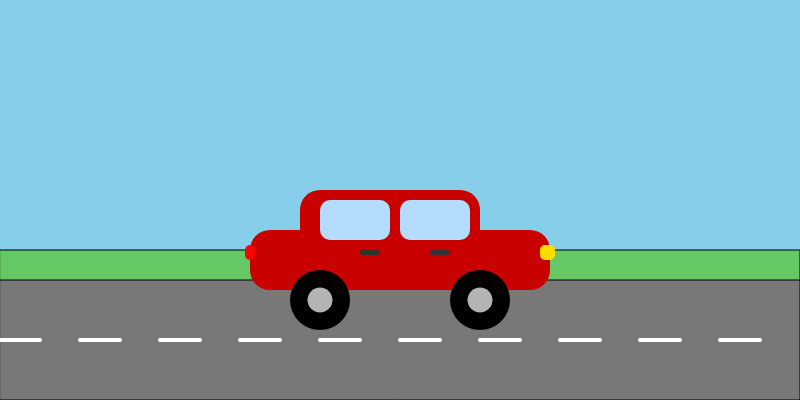
Frame 1 (no input)
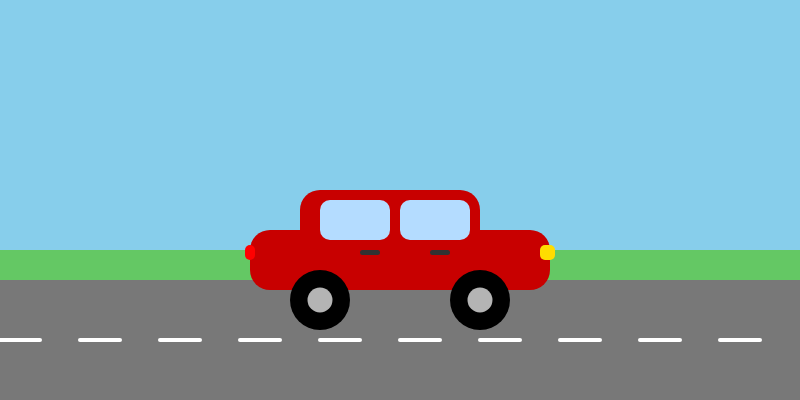
Frame 60 (no input)
Frame 120 (the mouse pressed at the canvas centre since frame 60): identical to frame 60, image omitted

The p5.js sketch that drew these frames (run headless with seeded random() and noise() and a simulated clock; from frame 60 on, the mouse is pressed at the canvas centre):

// p5.js sketch
// ── sketch.js
function setup() {
  createCanvas(800, 400);
}

function draw() {
  background(135, 206, 235); // Sky
  
  // Grass
  fill(100, 200, 100);
  rect(0, 250, width, 150);
  
  // Road
  fill(120);
  rect(0, 280, width, 120);
  
  // Road lane lines
  stroke(255);
  strokeWeight(4);
  for (let i = 0; i < width; i += 80) {
    line(i, 340, i + 40, 340);
  }
  noStroke();

  // 🚗 Car Body
  fill(200, 0, 0);
  rect(250, 230, 300, 60, 20); // Bottom body
  rect(300, 190, 180, 60, 20); // Top cabin
  
  // Windows
  fill(180, 220, 255);
  rect(320, 200, 70, 40, 10);
  rect(400, 200, 70, 40, 10);
  
  // Door Handles
  fill(50);
  rect(360, 250, 20, 5, 5);
  rect(430, 250, 20, 5, 5);
  
  // Front Headlights (RIGHT SIDE)
  fill(255, 220, 0); // Yellow
  rect(540, 245, 15, 15, 5);
  
  // Back Lights (LEFT SIDE)
  fill(255, 0, 0);
  rect(245, 245, 10, 15, 5);
  
  // Wheels
  fill(0);
  ellipse(320, 300, 60, 60);
  ellipse(480, 300, 60, 60);
  
  // Wheel rims
  fill(180);
  ellipse(320, 300, 25, 25);
  ellipse(480, 300, 25, 25);
}
